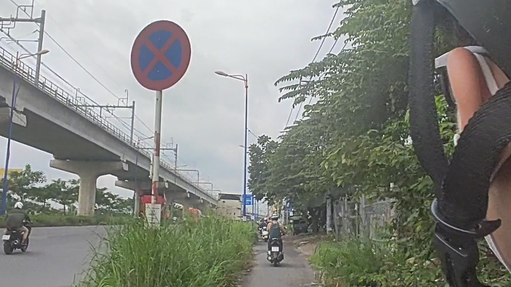
#> input picture mobile/app/src/test/resources/vision/vts_002564.png, 511 x 287 px
$ python -i prepare_vn82_v1.py   (imports and definitions only)
#> lines starting #> are read from the running program, lines starting #| are printed output that depends on the picture
"""Dựng bộ dữ liệu Signa v1 từ VN82: đổi sang mã QCVN và chia lại theo nhóm ảnh gần trùng."""

from __future__ import annotations

import argparse
import csv
import json
import shutil
import tempfile
from collections import Counter
from dataclasses import replace
from pathlib import Path

import numpy as np
import yaml
from PIL import Image
from prepare_vn82 import REVISION, SHA256, SPLITS, decode_boxes

from signa_ai.dataset import assign_splits, read_samples, write_bundle, write_json, write_yolo
from signa_ai.labels import DEFAULT_PATH, load_label_map

DATA_DIR = Path(__file__).resolve().parents[1] / "data"
# Khoảng cách Hamming của dHash 256 bit. Hai ảnh ngẫu nhiên trong VN82 có trung vị 126
# và phân vị 0,1% khoảng 78. Từ 60 trở xuống, các cặp lấy mẫu đều là cùng một cảnh.
NEAR_DUPLICATE = 60
# Từ 61 đến 80, dHash lẫn cặp cùng cảnh với cặp khác cảnh. Cần thêm tương quan của ảnh
# xám 32×24 từ 0,88 trở lên để coi là cùng cảnh.
CANDIDATE = 80
CORRELATION = 0.88
# Hai ảnh liền số thường là hai khung kế tiếp của cùng một video.
CONSECUTIVE = 70
DARK = 12
BLOCK = 1024


def describe(path: Path) -> tuple[np.ndarray, np.ndarray]:
    """dHash 16×16 và ảnh xám 32×24 chuẩn hoá, sau khi cắt viền đen của ảnh."""
    with Image.open(path) as image:
#> image is the input picture: PIL image 511x287 RGB; mean R, G, B 131.4, 134.1, 127.2
        gray = np.asarray(image.convert("L"), dtype=np.float32)
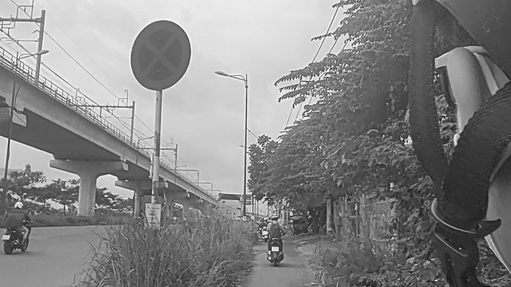
#> gray: shape (287, 511) float32; min 14, max 255, mean 132.5
    rows = np.flatnonzero(gray.mean(axis=1) > DARK)
#> rows = 287 values from 0 to 286
    cols = np.flatnonzero(gray.mean(axis=0) > DARK)
#> cols = 511 values from 0 to 510
    if len(rows) > 8 and len(cols) > 8:
        gray = gray[rows[0] : rows[-1] + 1, cols[0] : cols[-1] + 1]
    cropped = Image.fromarray(gray.astype(np.uint8))
    pixels = np.asarray(cropped.resize((17, 16), Image.BILINEAR), dtype=np.int16)
    thumb = np.asarray(cropped.resize((32, 24), Image.BILINEAR), dtype=np.float32).ravel()
#> thumb = 768 values, max 233 at index 13, min 44 at index 573, mean 132.5
    thumb = (thumb - thumb.mean()) / (thumb.std() + 1e-6) / np.sqrt(thumb.size)
#> thumb = 768 values, max 0.0703 at index 13, min -0.062 at index 573, mean 6.21e-10
    return (pixels[:, 1:] > pixels[:, :-1]).ravel(), thumb


# [157 lines left out: functions same_scene_pairs, group_images, read_mapping, read_fixes, prepare, not called in this run]


# [11 lines not run here, left out]

>>> result = describe('../../mobile/app/src/test/resources/vision/vts_002564.png')
